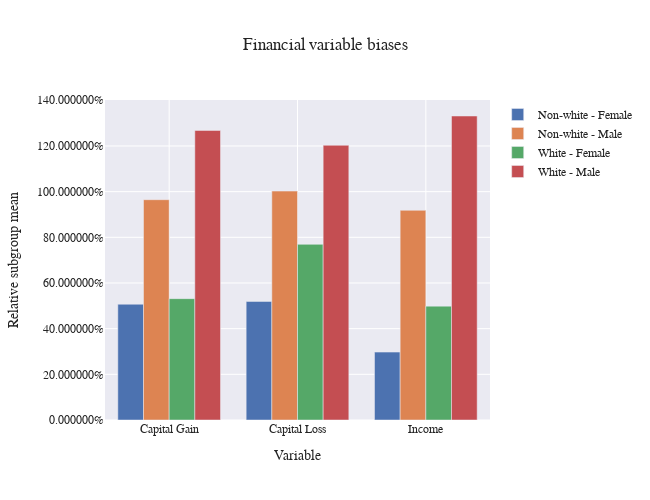
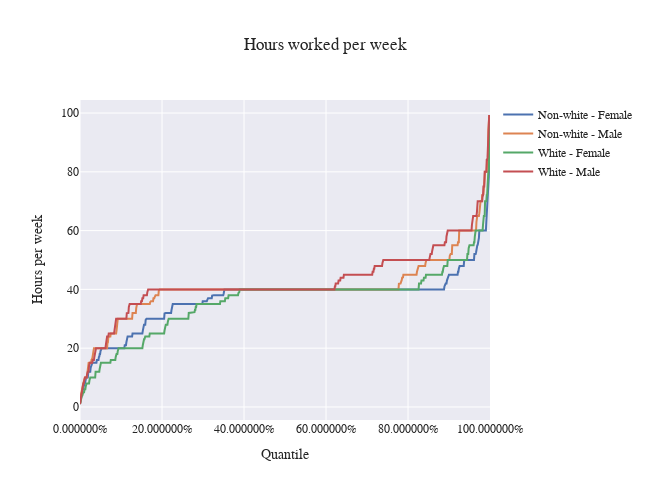

Source (notebook cell) for these figures, in order:
### Markdown cell above
## Analysis

### Code cell
import numpy as np
import pandas as pd
import plotly.express as px
import plotly.graph_objects as go
import microdf as mdf

df = pd.read_csv("adult.data", header=None, delimiter=", ")

df.columns = [
    "age",
    "workclass",
    "weight",
    "education",
    "education-num",
    "marital-status",
    "occupation",
    "relationship",
    "race",
    "sex",
    "capital-gain",
    "capital-loss",
    "hours-per-week",
    "native-country",
    "income",
]
WEIGHT_ADJ = 263400000 / df.weight.sum()
df = mdf.MicroDataFrame(df, weights=df.weight * WEIGHT_ADJ)

df["race_binary"] = np.where(df.race == "White", "White", "Non-white")
df["high_income"] = df.income == ">50K"

df["group"] = df.race_binary + " - " + df.sex

def format_fig(fig, title=None, x_title=None, y_title=None, pct=True, legend=False):
    fig.update_layout(
        title=title, 
        width=650, 
        height=500, 
        xaxis_title=x_title, 
        yaxis_title=y_title,
        template="seaborn",
        font_family="Computer Modern",
        showlegend=legend,
    )
    if pct:
        fig.update_layout(yaxis_tickformat="%")
    return fig

format_fig(px.bar((df.income == " >50K").groupby(df.group).mean().sort_values()), "Percentage earning over $50k by race-gender group").write_image("images/percent_rich.pdf")

CATEGORICAL = [
    "workclass", "education", "marital-status", "occupation", "relationship", "race", "sex", "native-country",
]
CONTINUOUS = [
    "age", "capital-gain", "capital-loss", "hours-per-week",
]
OUTPUT = [
    "high_income",
]
SENSITIVE = [
    "race", "sex", "group",
]

from IPython.display import display, Markdown

for group, gdf in df.groupby("group"):
    summary = pd.DataFrame()
    for col in CATEGORICAL:
        values = list(gdf[col].value_counts().index[:3])
        while len(values) < 3:
            values += ["N/A"]
        summary[col] = ["N/A", "N/A", *values]
    for col in CONTINUOUS + OUTPUT:
        summary[col] = [gdf[col].mean(), gdf[col].var(), "N/A", "N/A", "N/A"]
    summary.index = ["Mean", "Variance", "Mode", "2nd Mode", "3rd Mode"]
    display(Markdown(f"### {group}"))
    display(summary)
    
fig = go.Figure()

for i, gdf in df.groupby("group"):
    fig.add_trace(go.Bar(x=["Capital Gain", "Capital Loss", "Income"], y=[gdf["capital-gain"].mean() / df["capital-gain"].mean(), gdf["capital-loss"].mean() / df["capital-loss"].mean(), gdf["high_income"].mean() / df["high_income"].mean()], name=i))

fig = format_fig(fig, "Financial variable biases", "Variable", "Relative subgroup mean", pct=True, legend=True)
fig.show()
fig.write_image("images/fin_bias.pdf")

fig = go.Figure()

for i, gdf in df.groupby("group"):
    quantiles = gdf["hours-per-week"].quantile(np.linspace(0, 1, 1000))
    fig.add_trace(go.Scatter(mode="lines", x=quantiles.index, y=quantiles.values, name=i))

fig = format_fig(fig.update_layout(xaxis_tickformat="%"), "Hours worked per week", "Quantile", "Hours per week", pct=False, legend=True)
fig.show()
fig.write_image("images/hours_bias.pdf")

### Figure 1 — Plotly figure (JSON) as saved in the notebook; plotly's stock layout.template omitted (floating-point values rounded to 4 significant figures)
{"data": [{"name": "Non-white - Female", "type": "bar", "x": ["Capital Gain", "Capital Loss", "Income"], "y": [0.507, 0.5191, 0.2973]}, {"name": "Non-white - Male", "type": "bar", "x": ["Capital Gain", "Capital Loss", "Income"], "y": [0.9647, 1.002, 0.9182]}, {"name": "White - Female", "type": "bar", "x": ["Capital Gain", "Capital Loss", "Income"], "y": [0.5314, 0.7692, 0.4986]}, {"name": "White - Male", "type": "bar", "x": ["Capital Gain", "Capital Loss", "Income"], "y": [1.268, 1.203, 1.331]}], "layout": {"font": {"family": "Computer Modern"}, "height": 500, "showlegend": true, "title": {"text": "Financial variable biases"}, "width": 650, "xaxis": {"autorange": true, "range": [-0.5, 2.5], "title": {"text": "Variable"}, "type": "category"}, "yaxis": {"autorange": true, "range": [0, 1.401], "tickformat": "%", "title": {"text": "Relative subgroup mean"}, "type": "linear"}}}

### Figure 2 — Plotly figure (JSON) as saved in the notebook; plotly's stock layout.template omitted (floating-point values rounded to 4 significant figures; data arrays with more than 128 entries replaced by an {"elided": "..."} marker saying what was removed)
{"data": [{"mode": "lines", "name": "Non-white - Female", "type": "scatter", "x": {"elided": "1000 float values"}, "y": {"elided": "1000 float values"}}, {"mode": "lines", "name": "Non-white - Male", "type": "scatter", "x": {"elided": "1000 float values"}, "y": {"elided": "1000 float values"}}, {"mode": "lines", "name": "White - Female", "type": "scatter", "x": {"elided": "1000 float values"}, "y": {"elided": "1000 float values"}}, {"mode": "lines", "name": "White - Male", "type": "scatter", "x": {"elided": "1000 float values"}, "y": {"elided": "1000 float values"}}], "layout": {"font": {"family": "Computer Modern"}, "height": 500, "showlegend": true, "title": {"text": "Hours worked per week"}, "width": 650, "xaxis": {"autorange": true, "range": [0, 1], "tickformat": "%", "title": {"text": "Quantile"}, "type": "linear"}, "yaxis": {"autorange": true, "range": [-4.444, 104.4], "title": {"text": "Hours per week"}, "type": "linear"}}}
